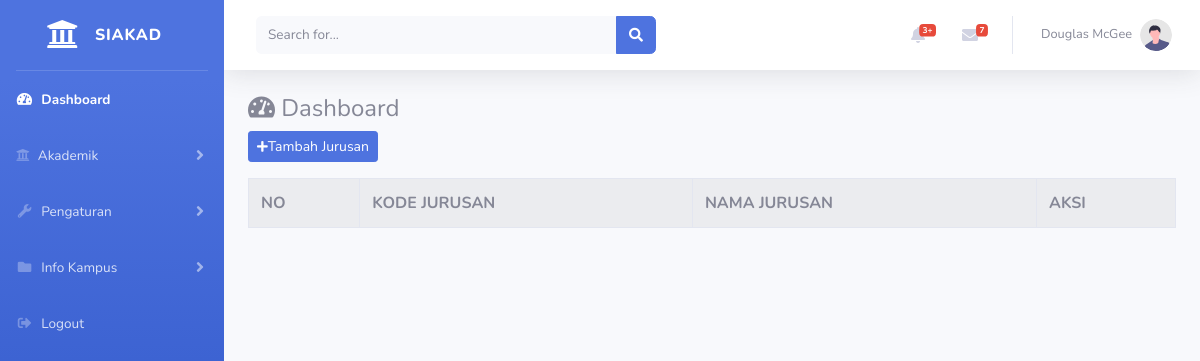
The page /index.php/administrator/jurusan on the database as committed earlier.
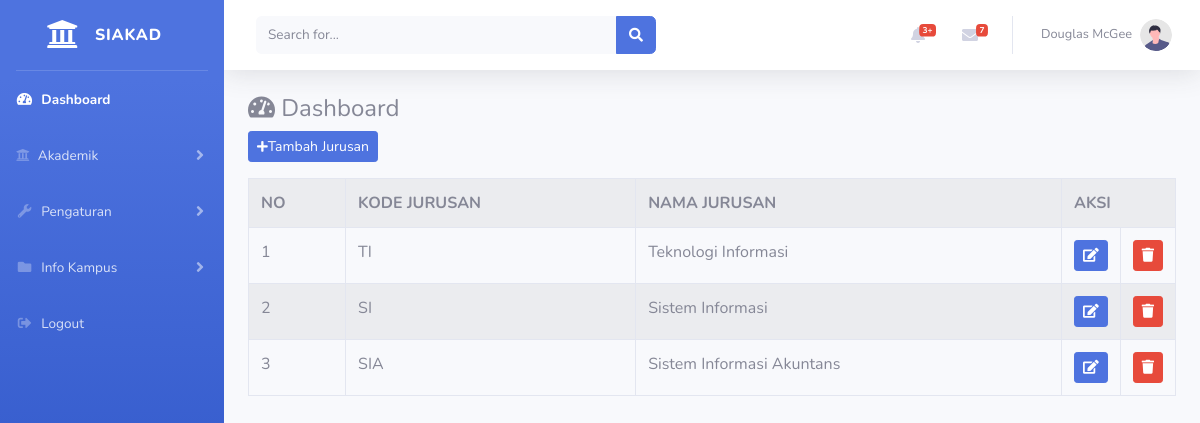
The same page on the database as committed later.
### tables this page shows
CREATE TABLE `jurusan` (
  `id_jurusan` int(11) NOT NULL,
  `kode_jurusan` varchar(3) NOT NULL,
  `nama_jurusan` varchar(25) NOT NULL
);

### application/controllers/administrator/jurusan.php (called while the page is built, shortened)
<?php
class Jurusan extends CI_Controller{
	public function index(){
		$data['jurusan'] = $this->jurusan_model->tampil_data()->result();
		$this->load->view('templates_administrator/header');
		$this->load->view('templates_administrator/sidebar');
		$this->load->view('administrator/jurusan', $data);
		$this->load->view('templates_administrator/footer');
	}
}

### index.php (called while the page is built, shortened)
<?php
require_once BASEPATH.'core/CodeIgniter.php';

### application/models/jurusan_model.php (called while the page is built, shortened)
<?php
class Jurusan_model extends CI_Model{
	public function tampil_data(){
		return $this->db->get('jurusan');
	}
}

### application/views/administrator/jurusan.php (the view, shortened to what this page needs)
<div class="container-fluid">
	<h4>
        <i class="fas fa-tachometer-alt"></i> Dashboard
    </h4>
    <a href="<?= base_url('administrator/jurusan/input') ?>" class="btn btn-sm btn-primary mb-3"><i class="fas fa-sm fa-plus"></i>Tambah Jurusan</a>
    <table class="table table-bordered table-striped table-hover">
    	<tr>
    		<th>NO</th>
    		<th>KODE JURUSAN</th>
    		<th>NAMA JURUSAN</th>
    		<th colspan="2">AKSI</th>
    	</tr>
    	<?php
    	$i = 1;
    	foreach($jurusan as $jrs) : ?>
    	<tr>
    		<td><?= $i++ ?></td>
    		<td><?= $jrs->kode_jurusan ?></td>
    		<td><?= $jrs->nama_jurusan ?></td>
    		<td width="20px">
    			<a href="<?= base_url('administrator/jurusan/update/').$jrs->id_jurusan ?>" class="btn btn-sm btn-primary"><i class="fa fa-edit"></i></a>
    		</td>
    		<td width="20px">
    			<a href="<?= base_url('administrator/jurusan/delete/').$jrs->id_jurusan ?>" class="btn btn-sm btn-danger"><i class="fa fa-trash"></i></a>
    		</td>
    	</tr>
    	<?php endforeach; ?>
    </table>
</div>

### application/views/templates_administrator/header.php (shortened to what this page needs)
<!DOCTYPE html>
<html lang="en">
<head>
    <link href="<?= base_url('assets/vendor/fontawesome-free/css/all.min.css') ?>" rel="stylesheet" type="text/css">
    <link href="<?= base_url('assets/css/sb-admin-2.min.css') ?>" rel="stylesheet">
</head>

### application/views/templates_administrator/sidebar.php (shortened to what this page needs)
<body id="page-top">
    <div id="wrapper">
        <ul class="navbar-nav bg-gradient-primary sidebar sidebar-dark accordion" id="accordionSidebar">
            <a class="sidebar-brand d-flex align-items-center justify-content-center" href="<?= base_url('administrator/dashboard') ?>">
                <div class="sidebar-brand-icon">
                    <i class="fas fa-university"></i>
                </div>
                <div class="sidebar-brand-text mx-3">SIAKAD</div>
            </a>
            <hr class="sidebar-divider my-0">
            <li class="nav-item active">
                <a class="nav-link" href="index.html">
                    <i class="fas fa-fw fa-tachometer-alt"></i>
                    <span>Dashboard</span></a>
            </li>
            <li class="nav-item">
                <a class="nav-link collapsed" href="#" data-toggle="collapse" data-target="#collapseTwo"
                    aria-expanded="true" aria-controls="collapseTwo">
                    <i class="fas fa-university fa-cog"></i>
                    <span>Akademik</span>
                </a>
            </li>
            <li class="nav-item">
                <a class="nav-link collapsed" href="#" data-toggle="collapse" data-target="#collapseUtilities"
                    aria-expanded="true" aria-controls="collapseUtilities">
                    <i class="fas fa-fw fa-wrench"></i>
                    <span>Pengaturan</span>
                </a>
            </li>
            <li class="nav-item">
                <a class="nav-link collapsed" href="#" data-toggle="collapse" data-target="#collapsePages"
                    aria-expanded="true" aria-controls="collapsePages">
                    <i class="fas fa-fw fa-folder"></i>
                    <span>Info Kampus</span>
                </a>
            </li>
            <li class="nav-item">
                <a class="nav-link" href="<?= base_url('administrator/auth/logout') ?>">
                    <i class="fas fa-fw fa-sign-out-alt"></i>
                    <span>Logout</span></a>
            </li>
        </ul>
        <div id="content-wrapper" class="d-flex flex-column">
            <div id="content">
                <nav class="navbar navbar-expand navbar-light bg-white topbar mb-4 static-top shadow">
                    <form
                        class="d-none d-sm-inline-block form-inline mr-auto ml-md-3 my-2 my-md-0 mw-100 navbar-search">
                        <div class="input-group">
                            <input type="text" class="form-control bg-light border-0 small" placeholder="Search for..."
                                aria-label="Search" aria-describedby="basic-addon2">
                            <div class="input-group-append">
                                <button class="btn btn-primary" type="button">
                                    <i class="fas fa-search fa-sm"></i>
                                </button>
                            </div>
                        </div>
                    </form>
                    <ul class="navbar-nav ml-auto">
                        <li class="nav-item dropdown no-arrow mx-1">
                            <a class="nav-link dropdown-toggle" href="#" id="alertsDropdown" role="button"
                                data-toggle="dropdown" aria-haspopup="true" aria-expanded="false">
                                <i class="fas fa-bell fa-fw"></i>
                                <span class="badge badge-danger badge-counter">3+</span>
                            </a>
                        </li>
                        <li class="nav-item dropdown no-arrow mx-1">
                            <a class="nav-link dropdown-toggle" href="#" id="messagesDropdown" role="button"
                                data-toggle="dropdown" aria-haspopup="true" aria-expanded="false">
                                <i class="fas fa-envelope fa-fw"></i>
                                <span class="badge badge-danger badge-counter">7</span>
                            </a>
                        </li>
                        <li class="nav-item dropdown no-arrow">
                            <a class="nav-link dropdown-toggle" href="#" id="userDropdown" role="button"
                                data-toggle="dropdown" aria-haspopup="true" aria-expanded="false">
                                <span class="mr-2 d-none d-lg-inline text-gray-600 small">Douglas McGee</span>
                                <img class="img-profile rounded-circle"
                                    src="img/undraw_profile.svg">
                            </a>
                        </li>
                    </ul>
                </nav>

### application/views/templates_administrator/footer.php (shortened to what this page needs)
        </div>
    </div>
</body>
</html>

Rows that differ between the two databases and show on the page:
added jurusan: kode_jurusan "TI", nama_jurusan "Teknologi Informasi"
added jurusan: kode_jurusan "SI", nama_jurusan "Sistem Informasi"
added jurusan: kode_jurusan "SIA", nama_jurusan "Sistem Informasi Akuntans"
